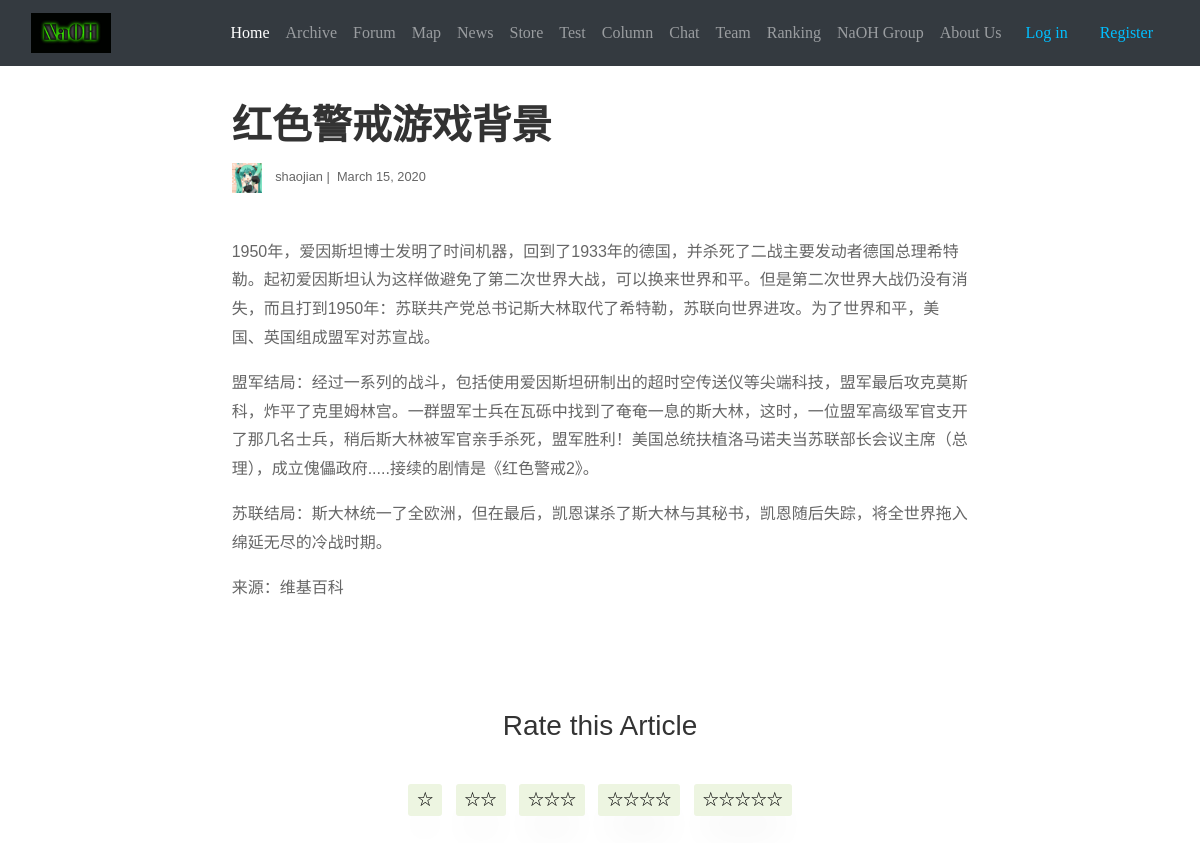
Screenshot of /essays/56/ with the database file from the repository.
### essays/models.py (models this page shows)
class Post(models.Model):
    user = models.ForeignKey(User, on_delete=models.CASCADE)
    title = models.CharField(max_length=50)
    body = models.CharField(max_length=10000, validators=[MinLengthValidator(150)])
    created_on = models.DateTimeField(auto_now_add=True)
    count = models.IntegerField(default=0)
    rate = models.FloatField(default=0)
    rate_total = models.FloatField(default=0)
    rate_num = models.IntegerField(default=0)

### face/models.py (models this page shows)
class Face(models.Model):
    name = models.CharField(max_length=30)
    image = models.ImageField(upload_to ='face/')

### essays/views.py (the view)
# urls.py: path("<int:pk>/", views.essay_details, name="essay_details"),
def essay_details(request, pk):
    post = Post.objects.get(pk=pk)
    images = Images.objects.filter(post=post)
    post.count += 1
    post.save()
    try:
        face = Face.objects.get(name=post.user.username)
    except:
        face = None
    language = select_language(request)
    context = {
       'post': post,
       'images': images,
       'language': language,
       'face': face
    }
    return render(request, "essay_details.html", context)

### cart/context_processors.py (called while the page is built)
def select_language(request):
    language = 'English'
    if request.user.is_authenticated:
        if request.session.get(request.user.username, None) == None:
            request.session[request.user.username] = 'Chinese'
        language = request.session[request.user.username]
    return language

def cart(request):
	return {'cart': Cart(request), 'language': select_language(request)}

### essays/views.py (called while the page is built)
def select_language(request):
    language = 'English'
    if request.user.is_authenticated:
        if request.session.get(request.user.username, None) == None:
            request.session[request.user.username] = 'Chinese'
        language = request.session[request.user.username]
    return language

### essays/templates/essay_details.html (shortened to what this page needs)
{% extends "base.html" %}
{% load static %}
{% block page_content %}
<div class="col-md-8 offset-md-2">
    <br>
    <h1 style="font-weight: bold;">{{ post.title }}</h1>
    <small>
        <img src="{% if face %}{{ face.image.url }}{% else %}
          {% static "img/sketch/a0.png" %}{% endif %}" style="width: 30px; height: 30px; object-fit: cover; margin-right: 10px;">
        {{ post.user }} |&nbsp;
        {{ post.created_on.date }}
    </small>
    <br><br>
    <p style="color: black;">{{ post.body | linebreaks }}</p>
    <br><br><br>
    <div align="center">
        <h3>Rate this Article</h3>
        <br>
        <div class="rate">
            <a href="{% url 'one_star' post.pk%}" class="btn btn-default">&#9734;</a>&nbsp;&nbsp;
            <a href="{% url 'two_star' post.pk%}" class="btn btn-default">&#9734;&#9734;</a>&nbsp;&nbsp;
            <a href="{% url 'three_star' post.pk%}" class="btn btn-default">&#9734;&#9734;&#9734;</a>&nbsp;&nbsp;
            <a href="{% url 'four_star' post.pk%}" class="btn btn-default">&#9734;&#9734;&#9734;&#9734;</a>&nbsp;&nbsp;
            <a href="{% url 'five_star' post.pk%}" class="btn btn-default">&#9734;&#9734;&#9734;&#9734;&#9734;</a>
        </div>
    </div>
    <br><br><br>
</div>
{% endblock %}

### NaOH_camp/templates/base.html (style rules this page uses)
a { font-family: 'Libre Baskerville', serif; }

### essays/templates/essay_details.html (style rules this page uses)
img { width: 100%; }
.rate a { background-color: #EDF5E1; color: black; padding: 3px 8px; }

### rows the page displays
Post: title "红色警戒游戏背景", user "shaojian", created_on "March 15, 2020", body "1950年，爱因斯坦博士发明了时间机器，回到了1933年的德国，并杀死了二战主要发动者德国总理希特勒。起初爱因斯坦认为这样做避免了第二次世界大战，可以换来世界和平。但是第二次世界大战仍没有消失，而且打到1950年：苏联共产党总书记斯大林取代了希特勒，苏联向世界进攻。为了世界和平，美国、英国组成盟军对苏宣战。 盟军结局：经过一系列的战斗，包括使用爱因斯坦研制出的超时空传送仪等尖端科技，盟军最后攻克莫斯科，炸平了克里姆林宫。一群盟军士兵在瓦砾中找到了奄奄一息的斯大林，这时，一位盟军高级军官支开了那几名士兵，稍后斯大林被军官亲手杀死，盟军胜利！美国总统扶植洛马诺夫当苏联部长会议主席（总理），成立傀儡政府.....接续的剧情是《红色警戒2》。 苏联结局：斯大林统一了全欧洲，但在最后，凯恩谋杀了斯大林与其秘书，凯恩随后失踪，将全世界拖入绵延无尽的冷战时期。 来源：维基百科"
Face: image (picture)
